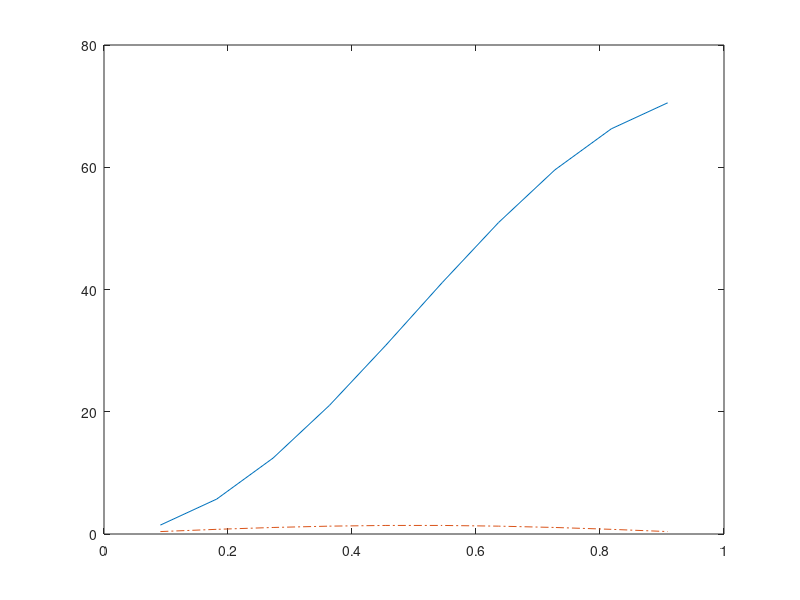

MATLAB code to generate this figure:
A = 1 + ones(1, 10);
m = diag(A);
for i = 1:9
    m(i, i+1) = -1;
end

for j = 1:9
    m(j+1, j) = -1;
end

H = ((5+1)^2 / 2) .* m;

n_points = 10;
y_values = eig(H);
x_values = linspace(1/(n_points+1), n_points/(n_points+1), n_points);
y2 = sqrt(2) * (sin(pi * x_values));

plot(x_values, y_values, "-", x_values, y2, "-." )
hold on
axis([0 1])
hold off

    
